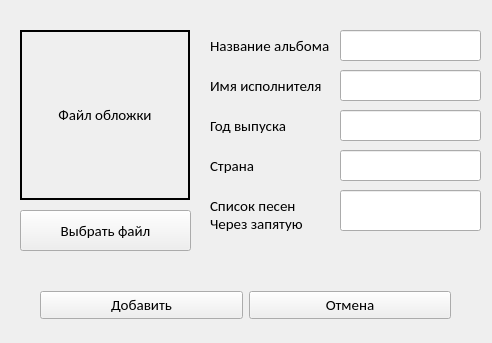
<?xml version="1.0" encoding="UTF-8"?>
<ui version="4.0">
 <class>AddWindow</class>
 <widget class="QDialog" name="AddWindow">
  <property name="geometry">
   <rect>
    <x>0</x>
    <y>0</y>
    <width>492</width>
    <height>343</height>
   </rect>
  </property>
  <property name="windowTitle">
   <string>Dialog</string>
  </property>
  <widget class="QLineEdit" name="lineEdit">
   <property name="geometry">
    <rect>
     <x>340</x>
     <y>30</y>
     <width>141</width>
     <height>31</height>
    </rect>
   </property>
   <property name="font">
    <font>
     <family>Calibri</family>
     <pointsize>11</pointsize>
    </font>
   </property>
  </widget>
  <widget class="QLineEdit" name="lineEdit_2">
   <property name="geometry">
    <rect>
     <x>340</x>
     <y>70</y>
     <width>141</width>
     <height>31</height>
    </rect>
   </property>
   <property name="font">
    <font>
     <family>Calibri</family>
     <pointsize>11</pointsize>
    </font>
   </property>
  </widget>
  <widget class="QLineEdit" name="lineEdit_3">
   <property name="geometry">
    <rect>
     <x>340</x>
     <y>110</y>
     <width>141</width>
     <height>31</height>
    </rect>
   </property>
   <property name="font">
    <font>
     <family>Calibri</family>
     <pointsize>11</pointsize>
    </font>
   </property>
  </widget>
  <widget class="QLineEdit" name="lineEdit_4">
   <property name="geometry">
    <rect>
     <x>340</x>
     <y>150</y>
     <width>141</width>
     <height>31</height>
    </rect>
   </property>
   <property name="font">
    <font>
     <family>Calibri</family>
     <pointsize>11</pointsize>
    </font>
   </property>
  </widget>
  <widget class="QLabel" name="label">
   <property name="geometry">
    <rect>
     <x>210</x>
     <y>30</y>
     <width>131</width>
     <height>31</height>
    </rect>
   </property>
   <property name="font">
    <font>
     <family>Calibri</family>
     <pointsize>11</pointsize>
    </font>
   </property>
   <property name="text">
    <string>Название альбома</string>
   </property>
  </widget>
  <widget class="QLabel" name="label_2">
   <property name="geometry">
    <rect>
     <x>210</x>
     <y>70</y>
     <width>131</width>
     <height>31</height>
    </rect>
   </property>
   <property name="font">
    <font>
     <family>Calibri</family>
     <pointsize>11</pointsize>
    </font>
   </property>
   <property name="text">
    <string>Имя исполнителя</string>
   </property>
  </widget>
  <widget class="QLabel" name="label_3">
   <property name="geometry">
    <rect>
     <x>210</x>
     <y>110</y>
     <width>131</width>
     <height>31</height>
    </rect>
   </property>
   <property name="font">
    <font>
     <family>Calibri</family>
     <pointsize>11</pointsize>
    </font>
   </property>
   <property name="text">
    <string>Год выпуска</string>
   </property>
  </widget>
  <widget class="QLabel" name="label_4">
   <property name="geometry">
    <rect>
     <x>210</x>
     <y>150</y>
     <width>131</width>
     <height>31</height>
    </rect>
   </property>
   <property name="font">
    <font>
     <family>Calibri</family>
     <pointsize>11</pointsize>
    </font>
   </property>
   <property name="text">
    <string>Страна</string>
   </property>
  </widget>
  <widget class="QLabel" name="label_5">
   <property name="geometry">
    <rect>
     <x>210</x>
     <y>190</y>
     <width>131</width>
     <height>51</height>
    </rect>
   </property>
   <property name="font">
    <font>
     <family>Calibri</family>
     <pointsize>11</pointsize>
    </font>
   </property>
   <property name="text">
    <string>&lt;html&gt;&lt;head/&gt;&lt;body&gt;&lt;p&gt;Список песен&lt;br/&gt;Через запятую&lt;/p&gt;&lt;/body&gt;&lt;/html&gt;</string>
   </property>
  </widget>
  <widget class="QLineEdit" name="lineEdit_5">
   <property name="geometry">
    <rect>
     <x>340</x>
     <y>190</y>
     <width>141</width>
     <height>41</height>
    </rect>
   </property>
   <property name="font">
    <font>
     <family>Calibri</family>
     <pointsize>11</pointsize>
    </font>
   </property>
  </widget>
  <widget class="QLabel" name="label_6">
   <property name="geometry">
    <rect>
     <x>20</x>
     <y>30</y>
     <width>170</width>
     <height>170</height>
    </rect>
   </property>
   <property name="font">
    <font>
     <family>Calibri</family>
     <pointsize>11</pointsize>
    </font>
   </property>
   <property name="styleSheet">
    <string notr="true">border:2px solid black</string>
   </property>
   <property name="text">
    <string>Файл обложки</string>
   </property>
   <property name="alignment">
    <set>Qt::AlignCenter</set>
   </property>
  </widget>
  <widget class="QPushButton" name="File">
   <property name="enabled">
    <bool>true</bool>
   </property>
   <property name="geometry">
    <rect>
     <x>20</x>
     <y>210</y>
     <width>171</width>
     <height>41</height>
    </rect>
   </property>
   <property name="font">
    <font>
     <family>Calibri</family>
     <pointsize>11</pointsize>
    </font>
   </property>
   <property name="text">
    <string>Выбрать файл</string>
   </property>
   <property name="autoDefault">
    <bool>false</bool>
   </property>
  </widget>
  <widget class="QWidget" name="">
   <property name="geometry">
    <rect>
     <x>40</x>
     <y>270</y>
     <width>411</width>
     <height>71</height>
    </rect>
   </property>
   <layout class="QHBoxLayout" name="horizontalLayout">
    <item>
     <widget class="QPushButton" name="AddButton">
      <property name="sizePolicy">
       <sizepolicy hsizetype="Minimum" vsizetype="Fixed">
        <horstretch>0</horstretch>
        <verstretch>0</verstretch>
       </sizepolicy>
      </property>
      <property name="font">
       <font>
        <family>Calibri</family>
        <pointsize>11</pointsize>
       </font>
      </property>
      <property name="text">
       <string>Добавить</string>
      </property>
      <property name="autoDefault">
       <bool>false</bool>
      </property>
     </widget>
    </item>
    <item>
     <widget class="QPushButton" name="CancelButton">
      <property name="font">
       <font>
        <family>Calibri</family>
        <pointsize>11</pointsize>
       </font>
      </property>
      <property name="text">
       <string>Отмена</string>
      </property>
      <property name="autoDefault">
       <bool>false</bool>
      </property>
     </widget>
    </item>
   </layout>
  </widget>
 </widget>
 <resources/>
 <connections/>
</ui>
